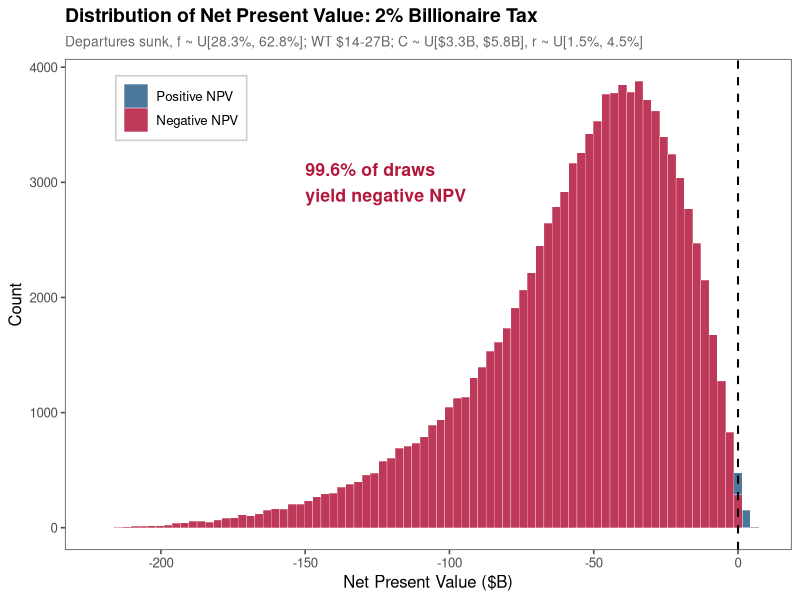
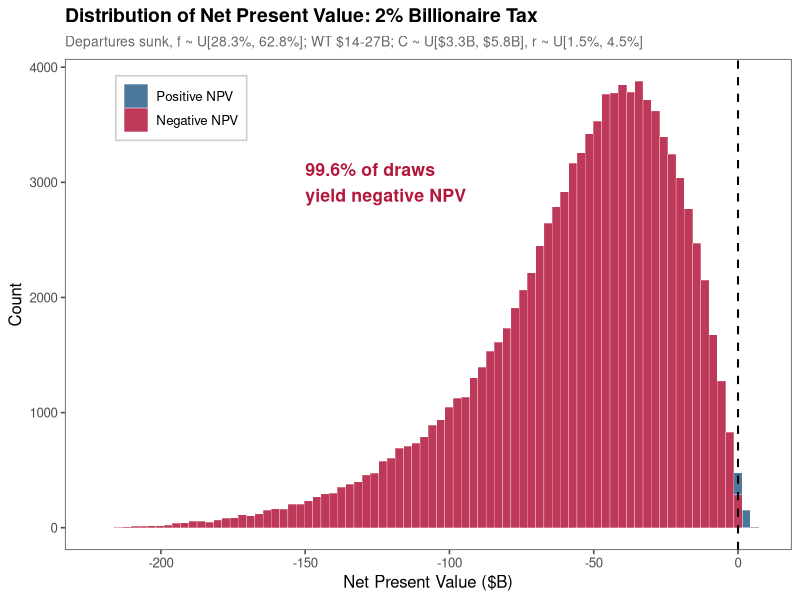

Generate these figures, in order, with R:
# Billionaire Tax Act: NPV Distribution -- 2% RATE, SUNK-DEPARTURE FRAMING
# Date: June 2026
# Purpose: Supplement analysis. Re-estimate the NPV distribution under a 2%
#          one-time wealth tax (the union counter-proposal).
#
#          Key modeling choice: the 6 publicly confirmed departures (28.3% of
#          the base) have already physically left. Their lost income tax is
#          therefore PERMANENT and independent of the rate now levied. Because
#          the rate-induced response at 2% (<=25% under every elasticity in the
#          main paper) is fully contained within the 28.3% already gone, the
#          departure fraction is pinned at the sunk floor f = 28.3%, and the
#          stayers simply pay 2%.
# =============================================================================
library(ggplot2)
library(ggthemes)

set.seed(2026)
plot_dir <- "../NPV_plots"

# ---- Fixed parameters ----
base_full   <- 94.20 / 0.05      # 1884.0  full no-behavioral base ($B)
tau2        <- 0.02
baseline2   <- tau2 * base_full  # 37.68   2% no-behavioral baseline

# Sunk departure fraction is UNCERTAIN: the 6 confirmed (28.3%) are a lower
# bound; we do not know how many left quietly. We keep the same departure-
# fraction range the main paper used (28.3%-62.8%, i.e. its WT ~ U[$35,$67.5B]),
# but here those departures are already gone and the stayers pay only 2%.
f_min <- 0.283   # confirmed floor (best case for the tax)
f_max <- 0.628   # aggressive (paper's $35B end), all already departed

# Income tax + discount rate ranges (unchanged from the main 5% analysis)
c_min <- 3.3; c_max <- 5.8
r_min <- 0.015; r_max <- 0.045

n_sims <- 100000

# ---- Monte Carlo: vary the sunk departure fraction, income, and discount ----
f          <- runif(n_sims, f_min, f_max)
c_income   <- runif(n_sims, c_min, c_max)
r_discount <- runif(n_sims, r_min, r_max)

wt      <- (1 - f) * baseline2               # stayers' base x 2%
pv_lost <- f * c_income / r_discount         # PV of permanently lost income tax
npv     <- wt - pv_lost

results <- data.frame(f, c_income, r_discount, wt, pv_lost, npv)

cat("=== 2% NPV Distribution (sunk-departure framing, f uncertain) ===\n")
cat(sprintf("  Revenue range:          $%.1fB to $%.1fB\n", min(wt), max(wt)))
cat(sprintf("  Departure fraction:     %.1f%%-%.1f%% (sunk; 6 confirmed = floor)\n", 100*f_min, 100*f_max))
cat(sprintf("  Mean NPV:               $%.1fB\n", mean(npv)))
cat(sprintf("  Median NPV:             $%.1fB\n", median(npv)))
cat(sprintf("  Std Dev:                $%.1fB\n", sd(npv)))
cat(sprintf("  P5 / P95:               $%.1fB / $%.1fB\n", quantile(npv,.05), quantile(npv,.95)))
cat(sprintf("  Pct Negative NPV:       %.1f%%\n", 100*mean(npv < 0)))

pct_negative <- round(100 * mean(npv < 0), 1)

p <- ggplot(results, aes(x = npv)) +
  geom_histogram(aes(fill = npv < 0), bins = 80, alpha = 0.85,
                 color = "white", linewidth = 0.1) +
  scale_fill_manual(
    values = c("TRUE" = "#B3173C", "FALSE" = "#2C5F8A"),
    labels = c("TRUE" = "Negative NPV", "FALSE" = "Positive NPV"),
    name = NULL
  ) +
  geom_vline(xintercept = 0, linetype = "dashed", color = "black", linewidth = 0.7) +
  annotate("text", x = -150, y = 3000, hjust = 0,
           label = paste0(pct_negative, "% of draws\nyield negative NPV"),
           size = 4.5, fontface = "bold", color = "#B3173C") +
  labs(
    title = "Distribution of Net Present Value: 2% Billionaire Tax",
    subtitle = "Departures sunk, f ~ U[28.3%, 62.8%]; WT $14-27B; C ~ U[$3.3B, $5.8B], r ~ U[1.5%, 4.5%]",
    x = "Net Present Value ($B)", y = "Count"
  ) +
  theme_few() +
  theme(plot.title = element_text(face = "bold", size = 14),
        plot.subtitle = element_text(size = 10, color = "gray40"),
        legend.position = "inside",
        legend.position.inside = c(0.16, 0.90),
        legend.background = element_rect(fill = "white", color = "gray80"))

ggsave(file.path(plot_dir, "npv_distribution_2pct_sunk.png"), p, width = 10, height = 6, dpi = 300)
ggsave(file.path(plot_dir, "npv_distribution_2pct_sunk.pdf"), p, width = 10, height = 6)
cat("\nSaved npv_distribution_2pct_sunk.{png,pdf}\n")
